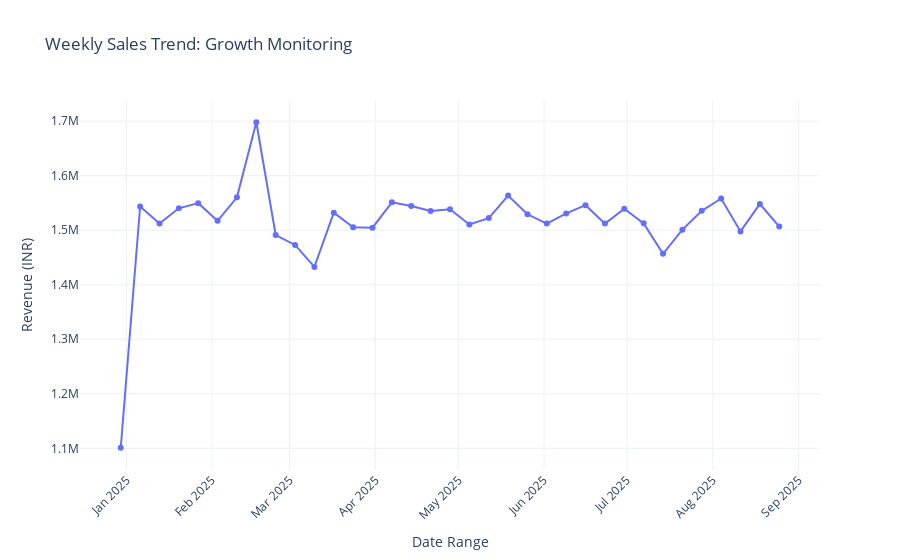

This figure's notebook cell:
### Markdown cell above
#####  Weekly Trend Analysis

### Code cell
import plotly.express as px


df["Week_Start"] = pd.to_datetime(df["Order Date"]).dt.to_period("W").dt.start_time


weekly_revenue = df.groupby("Week_Start")["Price (INR)"].sum().reset_index()


fig = px.line(
    weekly_revenue,
    x="Week_Start",
    y="Price (INR)",
    title="Weekly Sales Trend: Growth Monitoring",
    markers=True,
    template="plotly_white"
)


fig.update_xaxes(
    dtick="M1",            
    tickformat="%b %Y",    
    tickangle=-45,         
    title_text="Date Range"
)

fig.update_layout(
    yaxis_title="Revenue (INR)",
    hovermode="x unified"
)

fig.show()

### Figure 1 — Plotly figure (JSON) as saved in the notebook; plotly's stock layout.template omitted (floating-point values rounded to 4 significant figures)
{"data": [{"hovertemplate": "Week_Start=%{x}<br>Price (INR)=%{y}<extra></extra>", "legendgroup": "", "line": {"color": "#636efa", "dash": "solid"}, "marker": {"symbol": "circle"}, "mode": "lines+markers", "name": "", "orientation": "v", "showlegend": false, "type": "scatter", "x": ["2024-12-30T00:00:00.000000", "2025-01-06T00:00:00.000000", "2025-01-13T00:00:00.000000", "2025-01-20T00:00:00.000000", "2025-01-27T00:00:00.000000", "2025-02-03T00:00:00.000000", "2025-02-10T00:00:00.000000", "2025-02-17T00:00:00.000000", "2025-02-24T00:00:00.000000", "2025-03-03T00:00:00.000000", "2025-03-10T00:00:00.000000", "2025-03-17T00:00:00.000000", "2025-03-24T00:00:00.000000", "2025-03-31T00:00:00.000000", "2025-04-07T00:00:00.000000", "2025-04-14T00:00:00.000000", "2025-04-21T00:00:00.000000", "2025-04-28T00:00:00.000000", "2025-05-05T00:00:00.000000", "2025-05-12T00:00:00.000000", "2025-05-19T00:00:00.000000", "2025-05-26T00:00:00.000000", "2025-06-02T00:00:00.000000", "2025-06-09T00:00:00.000000", "2025-06-16T00:00:00.000000", "2025-06-23T00:00:00.000000", "2025-06-30T00:00:00.000000", "2025-07-07T00:00:00.000000", "2025-07-14T00:00:00.000000", "2025-07-21T00:00:00.000000", "2025-07-28T00:00:00.000000", "2025-08-04T00:00:00.000000", "2025-08-11T00:00:00.000000", "2025-08-18T00:00:00.000000", "2025-08-25T00:00:00.000000"], "xaxis": "x", "y": [1101000.0, 1543000.0, 1512000.0, 1540000.0, 1550000.0, 1517000.0, 1560000.0, 1698000.0, 1491000.0, 1473000.0, 1433000.0, 1532000.0, 1505000.0, 1505000.0, 1551000.0, 1544000.0, 1535000.0, 1538000.0, 1511000.0, 1522000.0, 1563000.0, 1529000.0, 1512000.0, 1531000.0, 1546000.0, 1512000.0, 1539000.0, 1513000.0, 1457000.0, 1501000.0, 1536000.0, 1558000.0, 1498000.0, 1548000.0, 1507000.0], "yaxis": "y"}], "layout": {"hovermode": "x unified", "legend": {"tracegroupgap": 0}, "title": {"text": "Weekly Sales Trend: Growth Monitoring"}, "xaxis": {"anchor": "y", "domain": [0, 1], "dtick": "M1", "tickangle": -45, "tickformat": "%b %Y", "title": {"text": "Date Range"}}, "yaxis": {"anchor": "x", "domain": [0, 1], "title": {"text": "Revenue (INR)"}}}}
